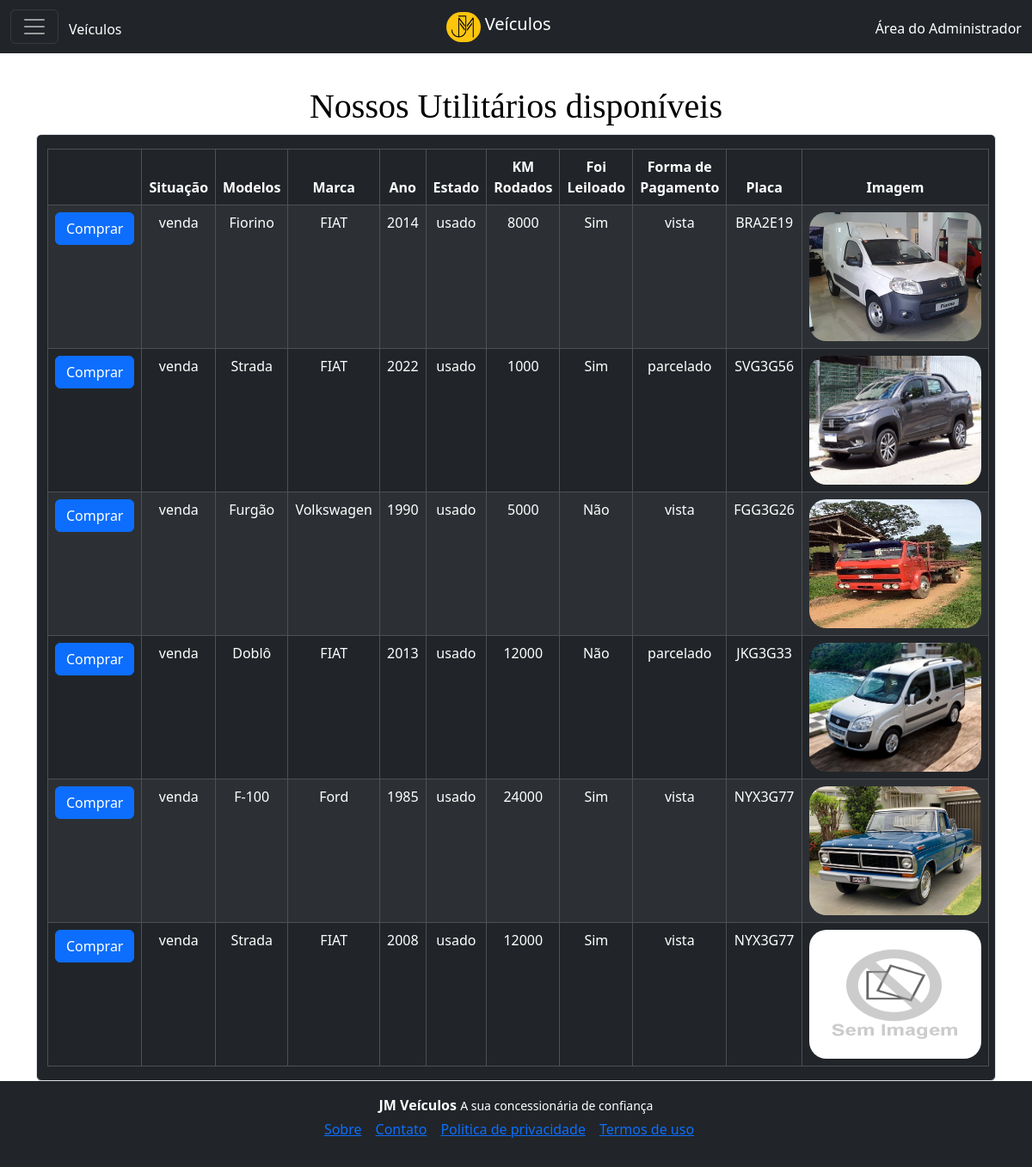
The page /utilitarios on the database its author committed.
### core/models.py (models this page shows, shortened)
class Utilitarios(models.Model):
    modelo = models.CharField('Modelo', max_length=100)
    marca = models.CharField('Marca', max_length=100)
    ano_fabricacao = models.IntegerField('Ano de Fabricação')
    estado = models.CharField('Estado', max_length=20, choices=[
                              ('novo', 'Novo'), ('usado', 'Usado')])
    km_rodados = models.PositiveIntegerField('Km Rodados')
    leilao = models.BooleanField('Passagem por Leilão')
    formas_pagamento = models.CharField('Formas de Pagamento', max_length=20, choices=[
                                        ('vista', 'A Vista'), ('parcelado', 'Parcelado'), ('consorcio', 'Consórcio')])
    situacao = models.CharField('Situação', max_length=20, choices=[
                                ('venda', 'A Venda'), ('vendido', 'Vendido')])
    placa = models.CharField('Placa', max_length=7, validators=[validate_placa, validate_placa_unica])
    foto = models.ImageField(
        'Foto', upload_to='utilitarios/', null=True, blank=True)
    def foto_tag(self):
        if self.foto:
            return mark_safe('<img src="{}" width="50" height="50" />'.format(self.foto.url))
        else:
            default_image_path = 'core/images/sem_foto.jpg'
            return mark_safe('<img src="{}" width="50" height="50" />'.format(default_image_path))
    foto_tag.short_description = 'Imagem'

### core/views.py (the view)
# urls.py: path('utilitarios', utilitarios, name='utilitarios'),
def utilitarios(request):
    utilitarios = Utilitarios.objects.filter(situacao='venda')
    context = {
        'utilitarios': utilitarios,
    }
    return render(request, 'utilitarios.html', context)

### core/templates/utilitarios.html (shortened to what this page needs)
{% load static %}
<!doctype html>
<html lang="pt-br">
<head>
  <link rel="stylesheet" href="{% static 'css/veiculo_style.css' %}">
  <link href="https://cdn.jsdelivr.net/npm/bootstrap@5.3.1/dist/css/bootstrap.min.css" rel="stylesheet"
>
</head>
<body>
  <header>
    <nav class="navbar navbar-dark bg-dark fixed-top">
      <div class="container-fluid">
        <button class="navbar-toggler" type="button" data-bs-toggle="offcanvas" data-bs-target="#offcanvasDarkNavbar"
          aria-controls="offcanvasDarkNavbar">
          <span class="navbar-toggler-icon"></span>
        </button>
        <li class="nav-item">
          <a class="nav-link disabled text-bg-dark" style="margin-top: -25%; margin-left: 12px;">Veículos</a>
        </li>
        <a class="navbar-brand mx-auto titulo" href="home">
          <img src="{% static 'images/JM.png' %}" style="border-radius: 50px;" alt="Logo" width="40" height="35"
            class="d-inline-block align-text-top text-bg-dark ">
          Veículos
        </a>
        <li class="nav-item text-center">
          <a class="nav-link text-bg-dark titulo" style="margin-top: -12%;" aria-current="page" href="admin">Área do
            Administrador</a>
        </li>
      </div>
    </nav>
  </header>
  <main class="container bg-body">
    <div class="align-items-center"
      style="font-family: Cambria, Cochin, Georgia, Times, 'Times New Roman', serif; color: black !important; margin-top: 100px;">
      <h1 class="text-center">Nossos Utilitários disponíveis</h1>
    </div>
    <div class="container mx-auto text-center bg-dark border rounded">
      <table class="table table-dark table-striped table-bordered mx-auto text-center mt-3 pt-2 pb-2">
        <thead>
          <tr>
            <th></th>
            <th>Situação</th>
            <th>Modelos</th>
            <th>Marca</th>
            <th>Ano</th>
            <th>Estado</th>
            <th>KM Rodados</th>
            <th>Foi Leiloado</th>
            <th>Forma de Pagamento</th>
            <th>Placa</th>
            <th>Imagem</th>
          </tr>
        </thead>
        <tbody>
          {% for utilitario in utilitarios %}
          <tr>
            <td>
              <form method="post" action="{% url 'comprar_veiculo' 'utilitarios' utilitario.id %}">
                <button type="submit" class="btn btn-primary">Comprar</button>
              </form>
            </td>
            <td>{{ utilitario.situacao }}</td>
            <td>{{ utilitario.modelo }}</td>
            <td>{{ utilitario.marca }}</td>
            <td>{{ utilitario.ano_fabricacao }}</td>
            <td>{{ utilitario.estado }}</td>
            <td>{{ utilitario.km_rodados }}</td>
            <td>{% if utilitario.leilao %}Sim{% else %}Não{% endif %}</td>
            <td>{{ utilitario.formas_pagamento }}</td>
            <td>{{ utilitario.placa }}</td>
            <td><img src="{{ utilitario.foto.url }}" alt="{{ utilitario.modelo }}" width="200" height="150"
                style="border-radius: 20px;" /></td>
          </tr>
          {% endfor %}
        </tbody>
      </table>
    </div>
  </main>
  <footer class="container-fluid bg-dark text-white text-center py-3">
    <div class="container">
      <span class="d-block mb-1">
        <strong>JM Veículos</strong>
        <small>A sua concessionária de confiança</small>
      </span>
      <ul class="list-unstyled d-flex justify-content-center">
        <li class="me-3">
          <a href="home">Sobre</a>
        </li>
        <li class="me-3" target="_blank">
          <a href="https://api.whatsapp.com/send/?phone=54996732928&text&type=phone_number&app_absent=0">Contato</a>
        </li>
        <li class="me-3">
          <a href="politicas">Politica de privacidade</a>
        </li>
        <li class="me-3" target="_blank">
          <a href="https://github.com/Dom-Luiz-III/Concessionaria_Website_2.0/blob/main/LICENSE">Termos de uso</a>
        </li>
      </ul>
    </div>
  </footer>
</body>
</html>

### core/static/css/veiculo_style.css (style rules this page uses)
.titulo { color: white !important; }

### rows shown on the page
Utilitarios: situacao "venda", modelo "Fiorino", marca "FIAT", ano_fabricacao "2014", estado "usado", km_rodados "8000", leilao "Sim", formas_pagamento "vista", placa "BRA2E19", foto (picture)
Utilitarios: situacao "venda", modelo "Strada", marca "FIAT", ano_fabricacao "2022", estado "usado", km_rodados "1000", leilao "Sim", formas_pagamento "parcelado", placa "SVG3G56", foto (picture)
Utilitarios: situacao "venda", modelo "Furgão", marca "Volkswagen", ano_fabricacao "1990", estado "usado", km_rodados "5000", leilao "Não", formas_pagamento "vista", placa "FGG3G26", foto (picture)
Utilitarios: situacao "venda", modelo "Doblô", marca "FIAT", ano_fabricacao "2013", estado "usado", km_rodados "12000", leilao "Não", formas_pagamento "parcelado", placa "JKG3G33", foto (picture)
Utilitarios: situacao "venda", modelo "F-100", marca "Ford", ano_fabricacao "1985", estado "usado", km_rodados "24000", leilao "Sim", formas_pagamento "vista", placa "NYX3G77", foto (picture)
Utilitarios: situacao "venda", modelo "Strada", marca "FIAT", ano_fabricacao "2008", estado "usado", km_rodados "12000", leilao "Sim", formas_pagamento "vista", placa "NYX3G77", foto (picture)
